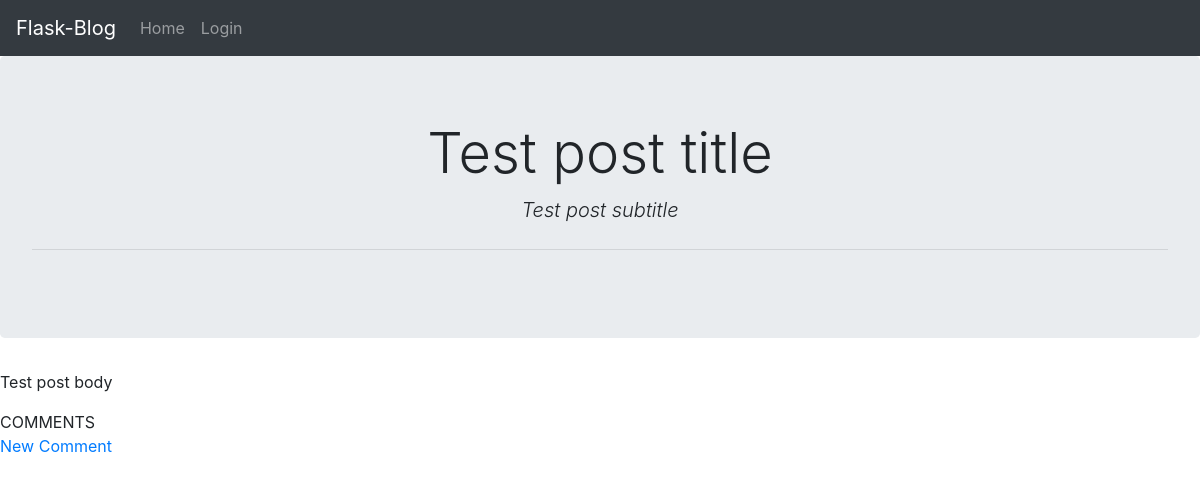
/post/1, run on an earlier commit of the app's database.
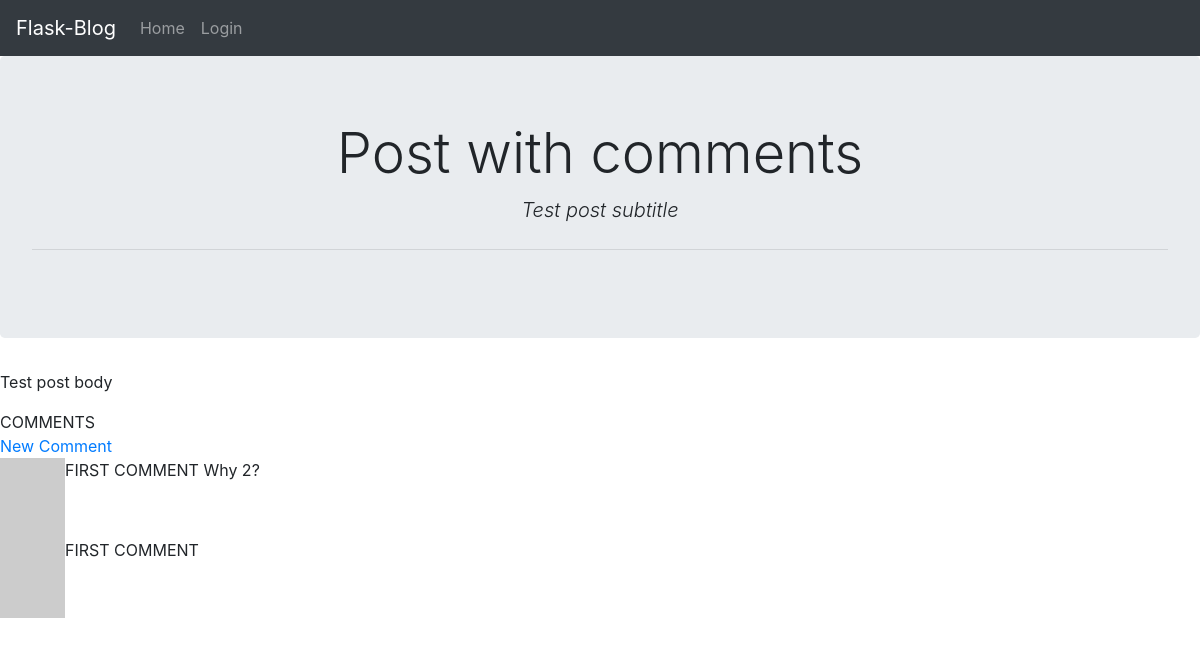
And on a later commit of the database.
### app/models.py (models this page shows, shortened)
class Post(db.Model):  # Table to hold the blog posts written by users
    id = db.Column(db.Integer, primary_key=True)
    title = db.Column(db.String(140))
    subtitle = db.Column(db.String(140))
    body = db.Column(db.String(1500))
    timestamp = db.Column(db.DateTime, index=True, default=datetime.utcnow)
    user_id = db.Column(db.Integer, db.ForeignKey('user.id'))

class Comment(db.Model): # Table to hold comments on posts
    id = db.Column(db.Integer, primary_key=True)
    body = db.Column(db.String(280))    # Set to be the length of a tweet
    post_id = db.Column(db.Integer, db.ForeignKey('post.id'))
    timestamp = db.Column(db.DateTime, index=True, default=datetime.utcnow)
    user_id = db.Column(db.Integer, db.ForeignKey('user.id'))

### app/routes.py (the view)
@app.route('/post/<post_id>')
def post(post_id):
    post = Post.query.filter_by(id=post_id).first_or_404()
    comments = Comment.query.filter_by(post_id=post_id).order_by(Comment.timestamp.desc()).limit(15).all()
    return render_template('view_post.html', post=post, comments=comments)

### app/models.py (called while the page is built)
    def avatar(self, size):
        digest = md5(self.email.lower().encode('utf-8')).hexdigest()
        return 'https://www.gravatar.com/avatar/{}?d=identicon&s={}'.format(digest, size)

### app/routes.py (called while the page is built)
@app.before_request  # Function is executed before the view function
def before_request():
    if current_user.is_authenticated:
        current_user.last_seen = datetime.utcnow()  # update the last_seen variable
        db.session.commit()

### app/templates/view_post.html (shortened to what this page needs)
{% extends "base.html" %}
{% block content %}
<div class="jumbotron text-center">
    <h1 class="display-4">{{ post.title }}</h1>
    <p class="lead"><i>{{ post.subtitle }}</i></p>
    <hr class="my-4">
</div>
<div>
    <p>{{ post.body }}</p>
</div>
<div>
    COMMENTS
    <div>
        <a href="{{ url_for('new_comment', post_id=post.id) }}">New Comment</a>
    </div>
    {% for comment in comments %}
    {% include "_comment.html" %}
    {% endfor %}
</div>
{% endblock %}

### app/templates/_comment.html (shortened to what this page needs)
<div class="row">
    <img src="{{ post.author.avatar(36) }}">
    <p>
        {{ comment.body }}
    </p>
    <br>
</div>

What changed in the data, as far as the page shows it:
changed Post "Test post subtitle": title "Test post title" → "Post with comments"
added Comment: body "FIRST COMMENT Why 2?"
added Comment: body "FIRST COMMENT"
